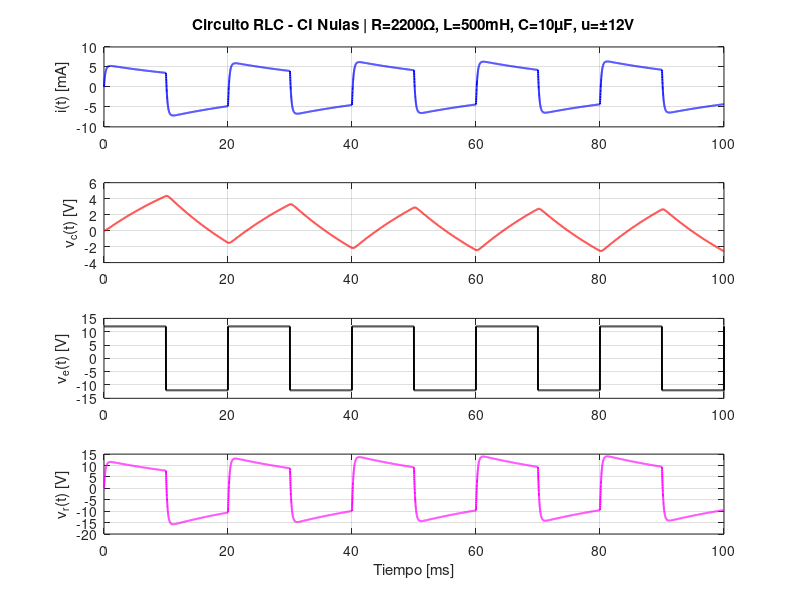

Source code (MATLAB):
% ===========================================================
%   Modelado RLC en Variables de Estado - Dr. Ing. Pucheta
%   Sistemas de Control II - FCEFyN - UNC
%   Actividad Practica 1 - Caso de estudio 1 - Items 1 y 2
% ===========================================================
%
% Sistema: Circuito RLC serie
% Variables de estado: x = [i, v_c]^T
% Entrada:  u = v_e(t)  (escalon +/-12V, cambia signo cada 10ms)
% Salida:   y = v_r(t) = R * i(t)
%
% Modelo en espacio de estados:
%   x_dot = A*x(t) + b*u(t)
%   y     = c^T * x(t)
%
% Matrices (Ec. 2-4 clase 2):
%   A = [-R/L  -1/L]    b = [1/L]    c^T = [R  0]
%       [ 1/C   0  ]        [ 0 ]
%
% Integracion numerica: Euler explicito
%   x[k+1] = x[k] + dt * (A*x[k] + b*u[k])
%   y[k]   = c' * x[k]
% ===========================================================

clear all; close all; clc;

fprintf('=====================================================\n');
fprintf('  MODELADO RLC EN VARIABLES DE ESTADO\n');
fprintf('  Dr. Ing. Pucheta | Sistemas de Control II\n');
fprintf('=====================================================\n\n');

% ============================================================
% Item 1 - Actividad Practica 1
% Metodología y explicacion de pasos:
% 1- ASIGNO VALORES A PARAMETROS, las variables del sistema (RLC, V)
% 2- CREO MATRICES que modelan sistemas (A, b, c)
% 3- (EXTRA) VERIFICO ESTABILIDAD: calc autovalores de A para tener los polos de la FdT
% 4- CONFIGURO SIMULACION: asigno vector de entrada U que cambia de signo cada 10ms, y seteo vector t de simulacion de 0 a 0.1s con paso 1e-5
% 5- SIMULACION: para cada entrada de U, evaluo el vector de estados (X) usando integracion recursiva de euler X(k+1)= X(k) + dt * X_dot -> como X_dot solo depende de X y de U no hago asignacion en dos pasos sino en uno solo (ademas uso condiciones iniciales nulas)
% 6- CALCULO SALIDA Y usando matriz c' y vector de estados X (en este caso mi salida es voltaje de la resistencia v_r)
% 7- GRAFICO: tomo valores de las variables de interes y grafico con vector de simulacion t
% ============================================================


% ============================================================
% 1- ASIGNO VALORES A PARAMETROS, las variables del sistema (RLC, V)
% ============================================================
R       = 2200;      % Resistencia [Ohm] - 2.2 kOhm
L       = 500e-3;    % Inductancia [H]   - 500 mHy
C       = 10e-6;     % Capacitancia [F]  - 10 uF
V_amp   = 12.0;      % Amplitud del escalon [V]
T_signo = 10e-3;     % Periodo de cambio de signo [s] - 10 ms

fprintf('Parametros del circuito:\n');
fprintf('  R = %d Ohm\n', R);
fprintf('  L = %.1f mH\n', L*1e3);
fprintf('  C = %.1f uF\n', C*1e6);
fprintf('  Entrada: +/-%.1f V, cambia signo cada %.0f ms\n\n', V_amp, T_signo*1e3);

% ============================================================
% 2- CREO MATRICES que modelan sistemas (A, b, c)
% ============================================================
A = [-R/L,  -1/L;
      1/C,   0  ];

b = [1/L;
     0  ];

c = [R;
     0];      % y = c' * x  => v_r = R*i

fprintf('Matriz de estados A:\n');
disp(A);
fprintf('Vector de entrada b:\n');
disp(b);
fprintf('Vector de salida c^T:\n');
disp(c');

% ============================================================
% 3- (EXTRA) VERIFICO ESTABILIDAD: calc autovalores de A para tener los polos de la FdT
% ============================================================
autovalores = eig(A);
fprintf('Autovalores del sistema:\n');
for k = 1:length(autovalores)
  fprintf('  lambda_%d = %.4f + %.4fi\n', k, real(autovalores(k)), imag(autovalores(k)));
end
if all(real(autovalores) < 0)
  fprintf('  => Sistema ESTABLE (Re(lambda) < 0)\n\n');
else
  fprintf('  => Sistema INESTABLE\n\n');
end

% ============================================================
% 4- CONFIGURO SIMULACION: asigno vector de entrada U que cambia de signo cada 10ms, y seteo vector t de simulacion de 0 a 0.1s con paso 1e-5
% ============================================================
dt    = 1e-5;      % Paso de integracion [s]
t_fin = 0.10;      % Tiempo total [s]
t     = 0:dt:t_fin;
N     = length(t);

% Generacion de la entrada: escalon +12V/-12V cada T_signo
u_hist = zeros(1, N);
for k = 1:N
  n_periodo = floor(t(k) / T_signo);
  if mod(n_periodo, 2) == 0
    u_hist(k) = +V_amp;
  else
    u_hist(k) = -V_amp;
  end
end

% ============================================================
% 5- SIMULACION: para cada entrada de U, evaluo el vector de estados (X) usando integracion recursiva de euler X(k+1)= X(k) + dt * X_dot -> como X_dot solo depende de X y de U no hago asignacion en dos pasos sino en uno solo (ademas uso condiciones iniciales nulas)
% ============================================================
fprintf('Simulando con condiciones iniciales NULAS...\n');
x0 = [0; 0];       % i(0) = 0 A,  v_c(0) = 0 V

x = zeros(2, N);
x(:,1) = x0;

for k = 1:N-1
  x(:,k+1) = x(:,k) + dt * (A * x(:,k) + b * u_hist(k));
end

% ============================================================
% 6- CALCULO SALIDA Y usando matriz c' y vector de estados X (en este caso mi salida es voltaje de la resistencia v_r)
% ============================================================

i_t  = x(1,:);      % Corriente [A]
vc_t = x(2,:);      % Tension en capacitor [V]
vr_t = c' * x;      % Salida: tension en resistor [V]  (= R*i)

% ============================================================
% 7- GRAFICO: tomo valores de las variables de interes y grafico con vector de simulacion t
% ============================================================
figure(1);
t_ms = t * 1e3;   % tiempo en ms para graficos

subplot(4,1,1);
plot(t_ms, i_t*1e3, 'b', 'LineWidth', 1.4);
ylabel('i(t) [mA]');
title('Circuito RLC - CI Nulas | R=2200\Omega, L=500mH, C=10\muF, u=\pm12V');
grid on;

subplot(4,1,2);
plot(t_ms, vc_t, 'r', 'LineWidth', 1.4);
ylabel('v_c(t) [V]');
grid on;

subplot(4,1,3);
plot(t_ms, u_hist, 'k', 'LineWidth', 1.4);
ylabel('v_e(t) [V]');
ylim([-15 15]);
grid on;

subplot(4,1,4);
plot(t_ms, vr_t, 'm', 'LineWidth', 1.4);
ylabel('v_r(t) [V]');
xlabel('Tiempo [ms]');
grid on;

% ============================================================
% RESUMEN EN CONSOLA
% ============================================================
